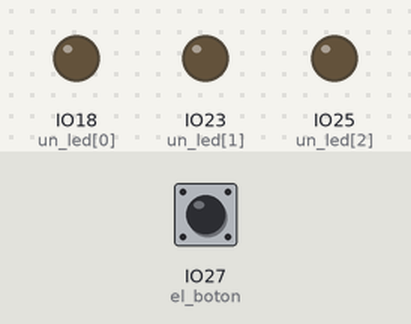
Bench run of a program on a simulated ESP32 board running CircuitPython. Shown: output pins drawn as LEDs (lit = HIGH). Inputs (shaded band) come from the test bench; at power-on: IO27 (el_boton) HIGH. The clock reads 2024-03-15 10:24:30 at power-on unless the program sets it; values from a settings file that is not in the repository are placeholders; web requests get an empty 200 reply after 0.4 s; what the program prints to the serial console is not drawn.

Above: at 2.7 s.
2.8 s: IO27 (el_boton) pulled LOW for 0.15 s
At 3.02 s:
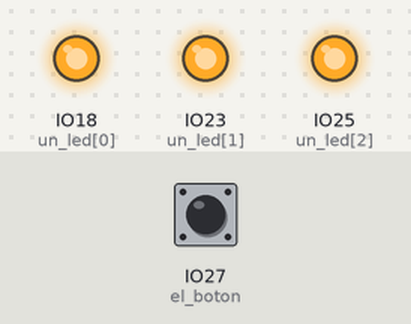
Timing chart, 0 to 5.8 s (numbered marks = the images above; inputs shaded):
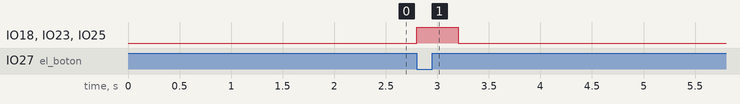

Measured:
- after the input at 2.8 s, IO18 (un_led[0]), IO23 (un_led[1]), IO25 (un_led[2]): LOW → HIGH at once, → LOW 0.40 s later

The program:

code.py
```python
# ============================================================
#  Botón de Emociones — Botón real (ESP32) → n8n (Fila 1)
# ============================================================
#  Este archivo es code.py y vive en la placa.
#  La placa lo ejecuta sola al encender y cada vez que lo guardas.
#  Las credenciales del WiFi NO están aquí: están en settings.toml.
#
#  Historia de este archivo:
#    1. La placa se conecta al WiFi (una sola vez, al arrancar).
#    2. Queda esperando a que alguien presione el botón.
#    3. Cada presión = un POST al webhook de la Fila 1.
#    4. n8n suma 1 en la Data Table. El sitio web pregunta con GET.
#    5. Para https usamos certificate pinning: la placa solo acepta
#       a GTS Root R4, la RAÍZ oficial de Google (válida hasta 2036),
#       que firma a WE1, que firma a *.app.n8n.cloud.

import os
import time
import rtc
import gc
import board
import digitalio
import wifi
import socketpool
import ssl
import adafruit_requests

# ---------------- Configuración: cambia solo esto ----------------

url_del_webhook_fila_1 = "https://TU-CUENTA.app.n8n.cloud/webhook/TU-PATH-DE-FILA-1"

# Pines según el código del profe de robótica (Ideaboard):
pin_donde_esta_el_boton = board.IO27
pines_de_los_leds = [board.IO18, board.IO23, board.IO25]

# ---------------- El reloj: el bug de los 30 años ----------------
# Detalle rarísimo de esta placa: el reloj de CircuitPython cuenta
# segundos desde el año 2000, pero el TLS (mbedTLS) los cuenta
# desde 1970. El TLS lee la fecha 30 años en el pasado y todos los
# certificados le parecen "aún no nacidos". Solución: declarar el
# año real + 30 (el TLS lee 2056 - 30 = 2026 y todo está vigente).
# Si usas esto cuando ya hayan pasado semanas, sube el año de esta
# línea para que el TLS siga viendo la fecha real.

reloj_interno = rtc.RTC()
reloj_interno.datetime = time.struct_time((2056, 11, 10, 16, 30, 0, 1, 314, -1))
print("Fecha declarada (año real + 30):", reloj_interno.datetime)

# ---------------- LA FOTOCOPIO DE LA ID (certificate pinning) ----------------
# Este firmware no trae lista de autoridades confiables ni deja
# apagar la verificación. Entonces le damos la ÚNICA ID que
# aceptamos: GTS Root R4, la RAÍZ de Google (el "jefe de los
# notarios"), copiada byte por byte del repositorio oficial
# (pki.goog) y verificada: serie, fechas, llave y huella.
# Válida hasta 2036: la placa confía en el jefe, no en un notario
# que rota cada 90 días.
# (Primero intentamos clavar a WE1, un notario, pero su copia
# traía dos letras traspuestas que convertían su fecha de
# vencimiento en "mes 20 de 2029": un mes que no existe. El
# firmware lo botó con INVALID_DATE y culpamos al reloj. Por eso
# clavamos al jefe, que viene de la fuente oficial.)

certificado_raiz_r4 = """-----BEGIN CERTIFICATE-----
MIICCTCCAY6gAwIBAgINAgPlwGjvYxqccpBQUjAKBggqhkjOPQQDAzBHMQswCQYD
VQQGEwJVUzEiMCAGA1UEChMZR29vZ2xlIFRydXN0IFNlcnZpY2VzIExMQzEUMBIG
A1UEAxMLR1RTIFJvb3QgUjQwHhcNMTYwNjIyMDAwMDAwWhcNMzYwNjIyMDAwMDAw
WjBHMQswCQYDVQQGEwJVUzEiMCAGA1UEChMZR29vZ2xlIFRydXN0IFNlcnZpY2Vz
IExMQzEUMBIGA1UEAxMLR1RTIFJvb3QgUjQwdjAQBgcqhkjOPQIBBgUrgQQAIgNi
AATzdHOnaItgrkO4NcWBMHtLSZ37wWHO5t5GvWvVYRg1rkDdc/eJkTBa6zzuhXyi
QHY7qca4R9gq55KRanPpsXI5nymfopjTX15YhmUPoYRlBtHci8nHc8iMai/lxKvR
HYqjQjBAMA4GA1UdDwEB/wQEAwIBhjAPBgNVHRMBAf8EBTADAQH/MB0GA1UdDgQW
BBSATNbrdP9JNqPV2Py1PsVq8JQdjDAKBggqhkjOPQQDAwNpADBmAjEA6ED/g94D
9J+uHXqnLrmvT/aDHQ4thQEd0dlq7A/Cr8deVl5c1RxYIigL9zC2L7F8AjEA8GE8
p/SgguMh1YQdc4acLa/KNJvxn7kjNuK8YAOdgLOaVsjh4rsUecrNIdSUtUlD
-----END CERTIFICATE-----
"""

# Detector de fotocopias torcidas: si estos dos números no coinciden,
# el certificado se corrompió al copiar y pegar. Vuelve a copiarlo.
print("Certificado raíz R4:", len(certificado_raiz_r4),
      "caracteres, checksum",
      sum(ord(caracter) for caracter in certificado_raiz_r4))
# Debe decir: 765 caracteres, checksum 62586

# ---------------- Preparar el botón ----------------

el_boton = digitalio.DigitalInOut(pin_donde_esta_el_boton)
el_boton.direction = digitalio.Direction.INPUT
el_boton.pull = digitalio.Pull.UP
# Con resistencia pull-up:
#   True  = el botón NO está presionado
#   False = el botón SÍ está presionado

# ---------------- Preparar los LEDs ----------------

los_leds = []
for pin_de_un_led in pines_de_los_leds:
    un_led = digitalio.DigitalInOut(pin_de_un_led)
    un_led.direction = digitalio.Direction.OUTPUT
    un_led.value = False  # arrancamos con los LEDs apagados
    los_leds.append(un_led)

# ---------------- Funciones (mis nombres en español) ----------------


def conectar_al_wifi():
    # Si settings.toml ya conectó la placa automáticamente, no lo repetimos:
    if wifi.radio.ipv4_address:
        print("WiFi ya conectado. Dirección IP:", wifi.radio.ipv4_address)
        return
    nombre_de_la_red = os.getenv("WIFI_SSID")
    contrasena_de_la_red = os.getenv("WIFI_PASSWORD")
    print("Conectando a la red:", nombre_de_la_red)
    wifi.radio.connect(nombre_de_la_red, contrasena_de_la_red)
    print("Conectado. Dirección IP de la placa:", wifi.radio.ipv4_address)


def crear_sesion_http():
    pool_de_sockets = socketpool.SocketPool(wifi.radio)
    # El webhook es https: la placa necesita su "kit de seguridad" TLS
    # para hablar cifrado. Sin esto, el POST no puede viajar.
    contexto_seguridad_ssl = ssl.create_default_context()
    # Certificate pinning: la placa solo acepta la raíz R4 que
    # pegamos arriba. Ni impostores ni verificación apagada:
    # revisamos TODO, pero contra la única ID que conocemos.
    contexto_seguridad_ssl.load_verify_locations(cadata=certificado_raiz_r4)
    gc.collect()  # limpiamos la RAM antes de armar la sesión
    sesion_http = adafruit_requests.Session(
        pool_de_sockets, ssl_context=contexto_seguridad_ssl
    )
    return sesion_http


def encender_todos_los_leds():
    for un_led in los_leds:
        un_led.value = True


def apagar_todos_los_leds():
    for un_led in los_leds:
        un_led.value = False


def enviar_pulsacion_post_al_webhook(sesion_http):
    print("Botón presionado. Enviando POST a n8n...")
    encender_todos_los_leds()  # los LEDs se quedan prendidos mientras viaja el POST
    try:
        respuesta = sesion_http.post(
            url_del_webhook_fila_1,
            json={"sumar": 1},
        )
        print("n8n respondió con el código:", respuesta.status_code)
        respuesta.close()  # devolvemos el socket para no quedarnos sin ellos
    finally:
        # Pase lo que pase (éxito o error), los LEDs se apagan:
        apagar_todos_los_leds()


def el_boton_esta_presionado():
    return not el_boton.value  # recordemos: False = presionado (pull-up)


# ---------------- Programa principal ----------------

conectar_al_wifi()
sesion_http = crear_sesion_http()
print("Listo. Presiona el botón para sumar.")

el_boton_estaba_presionado = False

while True:
    el_boton_esta_presionado_ahora = el_boton_esta_presionado()
    acaba_de_presionarse_el_boton = (
        el_boton_esta_presionado_ahora and not el_boton_estaba_presionado
    )
    el_boton_estaba_presionado = el_boton_esta_presionado_ahora

    if acaba_de_presionarse_el_boton:
        try:
            enviar_pulsacion_post_al_webhook(sesion_http)
        except OSError as error_de_red:
            print("Falló el POST. Revisa el WiFi o la URL:", error_de_red)
```
